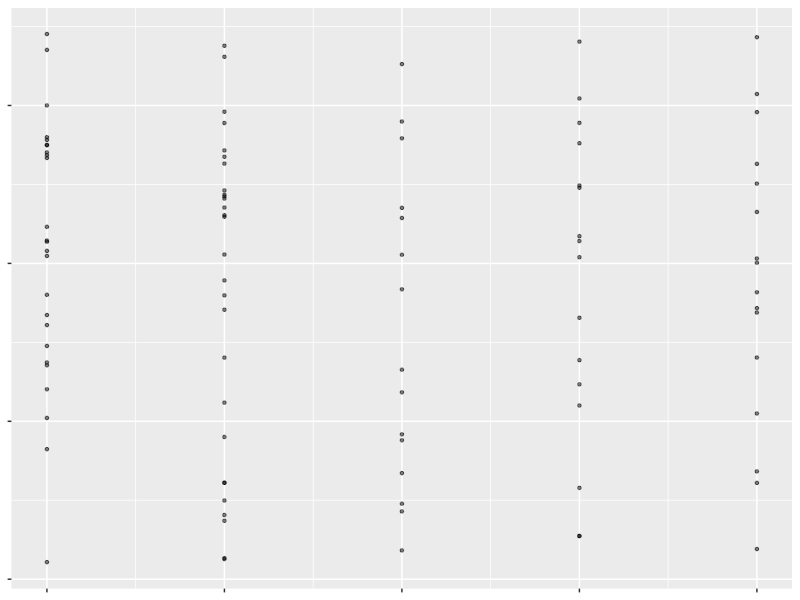
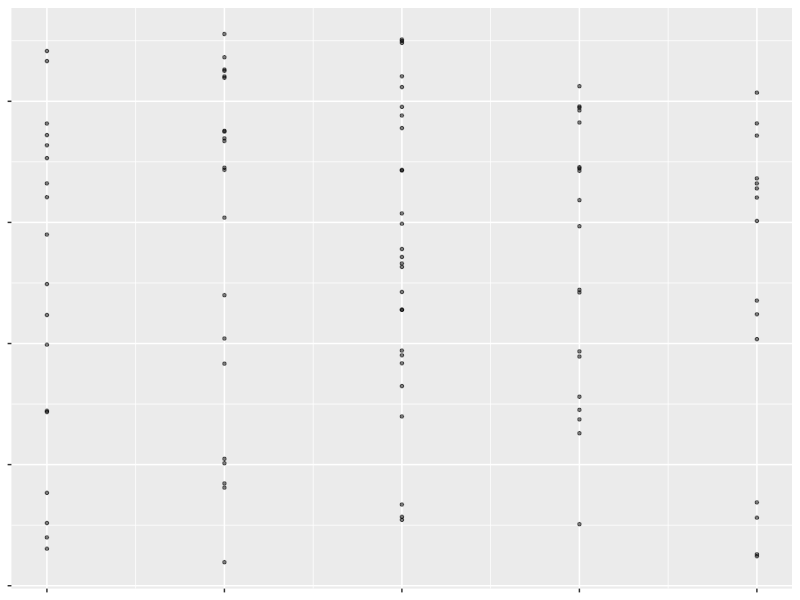
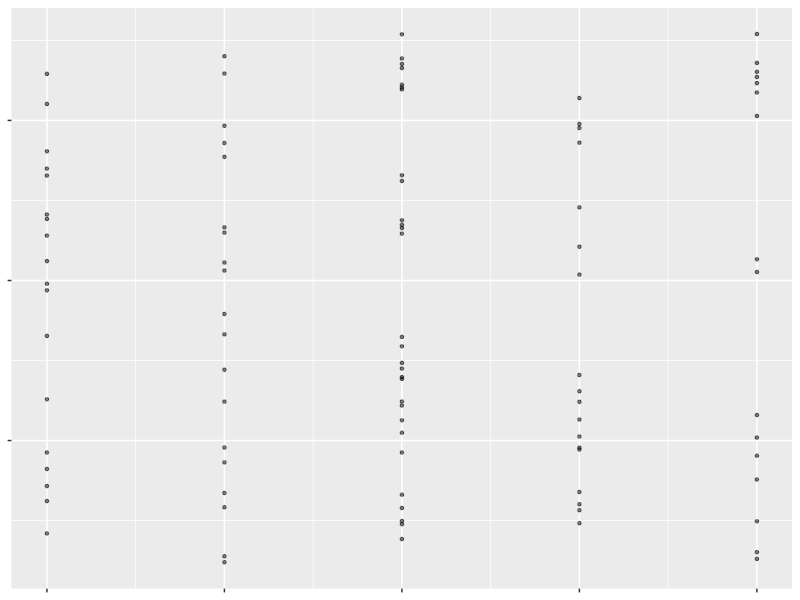
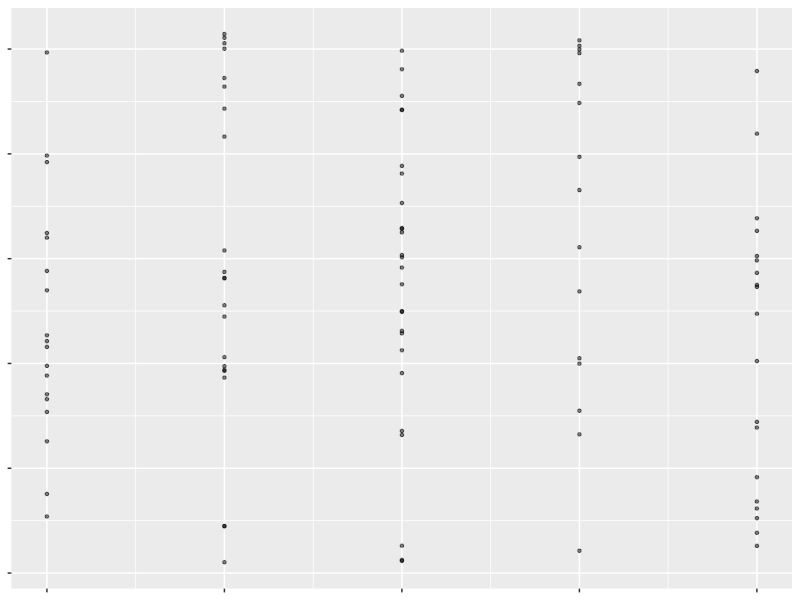
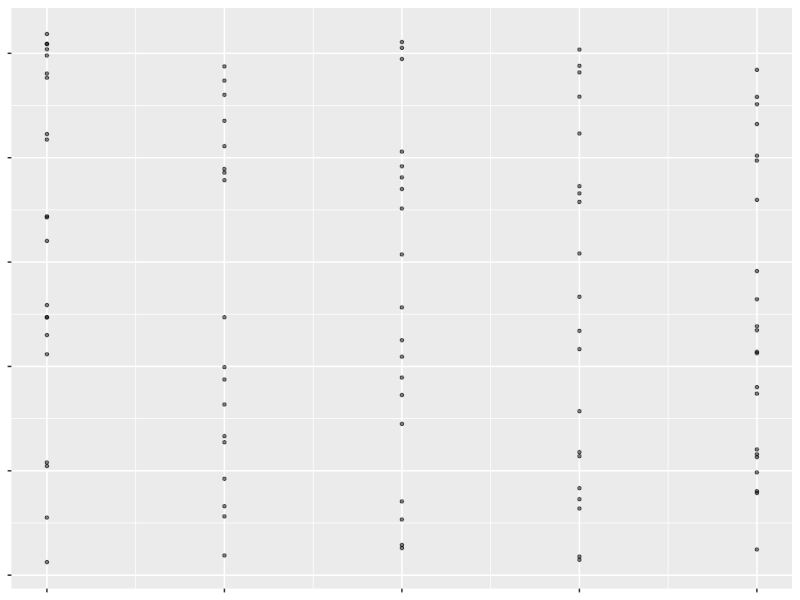
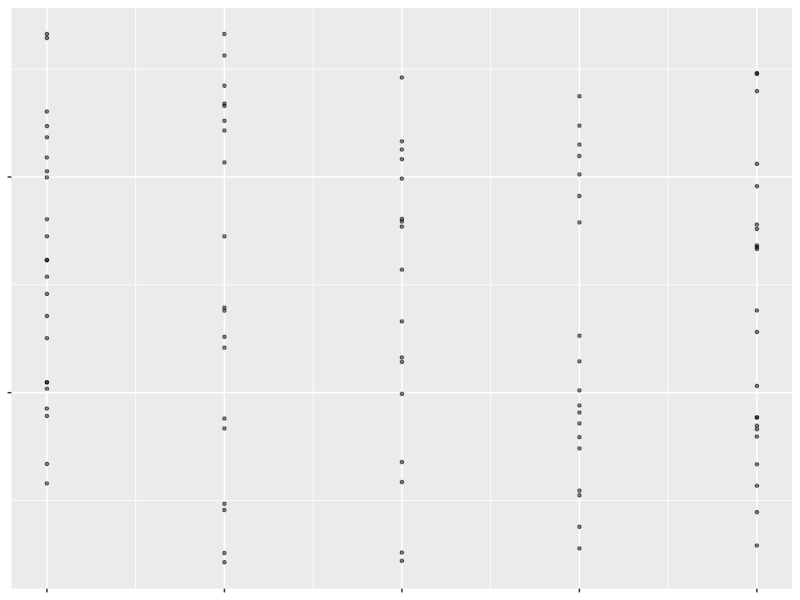
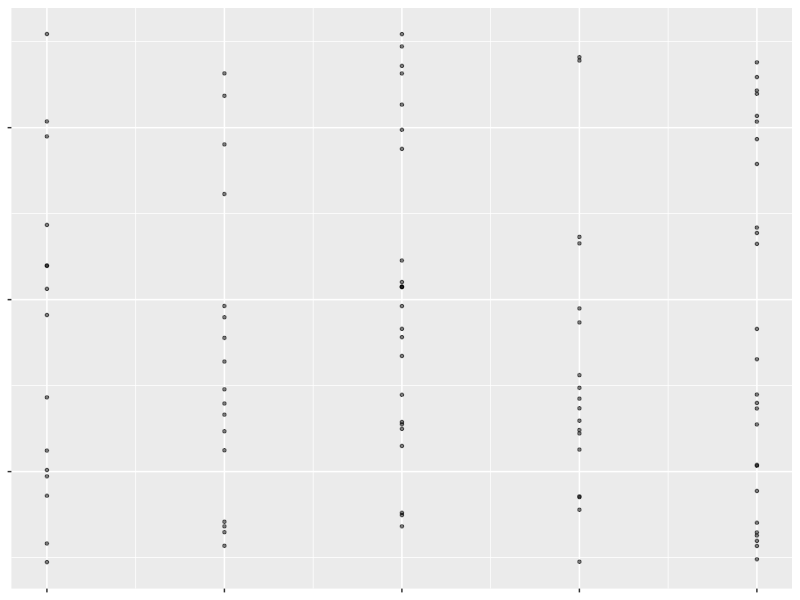
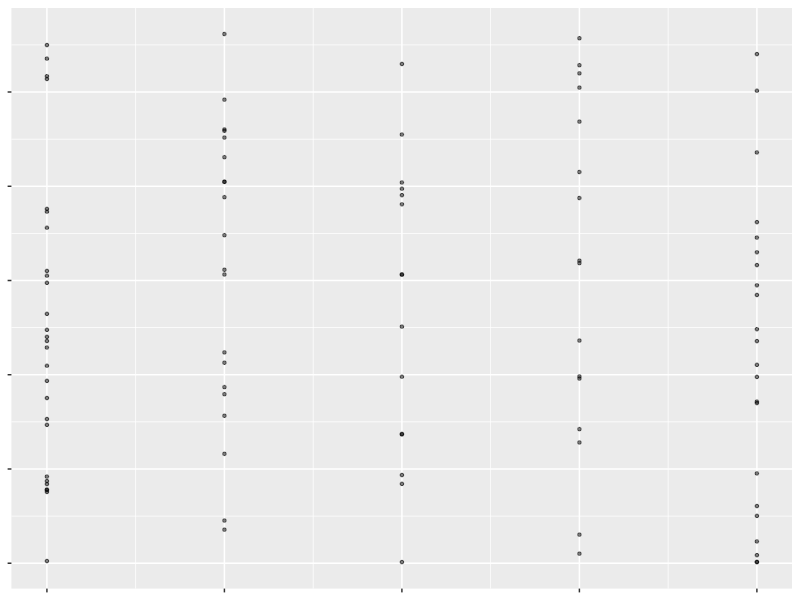

These figures' R source, in order: (Note: this script raises an error after producing the figures.)
library(ggplot2)


auto_stripe <- function(number, ixx, yrange)
{
  
  size = 1.5
  alpha = 0.5
  shape = 20
  col = "black"
  
  min_x <- 1
  max_x <- 5
  
  min_y <- 1
  max_y <- min_y + yrange
  
  x <- runif(number, min_x, max_x + 1)
  y <- runif(number, min_y, max_y*as.double(runif(1,0.2,1.5)))
  
  x <- as.integer(x)
  
  data_frame <- data.frame(x, y)
  
  p <- ggplot(data_frame, aes(x, y))
  
  p <- p + geom_point(size = size, shape = shape, col = col, alpha = alpha)
  p <- p + theme(axis.text.y = element_blank(), axis.text.x = element_blank(),axis.title = element_blank())
  
  fname <- "D:\\InfoVis\\Scag_Data_Builder\\stripe\\stripe_"
  numname <- as.character(number)
  fname <- paste(fname, numname, sep = '') 
  fname <- paste(fname, "_", sep = '')
  numname <- as.character(ixx)
  fname <- paste(fname, numname, sep = '')
  fname <- paste(fname, "_", sep = '')
  fname_csv <- paste(fname, ".csv", sep = '')
  fname_png <- paste(fname, ".png", sep = '')
  #print(fname)
  
  ggsave(fname_png,p,width = 3,height = 3)
  #print(p)
  write.table(data_frame,
              file = fname_csv,
              append = FALSE, 
              quote = FALSE, 
              sep = ",", 
              col.names = FALSE, 
              row.names = FALSE)
  
  print(p)
}

for(i in 1:9)
{
  
  num = i*100
  #num=150
  #print(num)
  
  for(ixx in 1:50)
  {
    yrange <- as.integer(runif(1,10,100))
    auto_stripe(num,ixx,yrange)
  }
  
}
